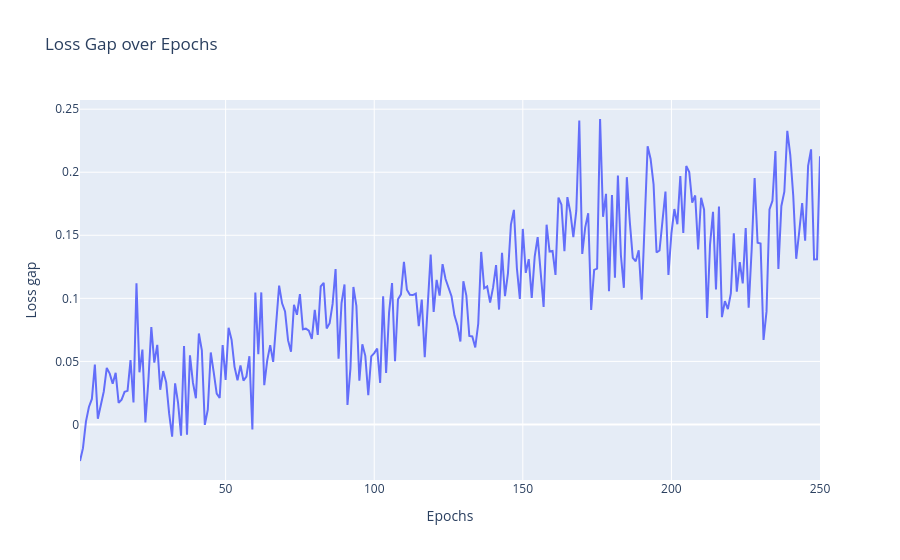

Notebook source saved alongside this figure:
### Code cell
loss_gap = val_loss - train_loss

fig = go.Figure()
fig.add_trace(go.Scatter(x=epochs, y=loss_gap, mode="lines", name="Val Loss - Train Loss"))

fig.update_layout(
    title="Loss Gap over Epochs",
    xaxis_title="Epochs",
    yaxis_title="Loss gap",
    hovermode="x unified"
)

### Figure 1 — Plotly figure (JSON) as saved in the notebook; plotly's stock layout.template omitted (floating-point values rounded to 4 significant figures; data arrays with more than 128 entries replaced by an {"elided": "..."} marker saying what was removed)
{"data": [{"mode": "lines", "name": "Val Loss - Train Loss", "type": "scatter", "x": {"elided": "250 int values"}, "y": {"elided": "250 float values"}}], "layout": {"hovermode": "x unified", "title": {"text": "Loss Gap over Epochs"}, "xaxis": {"title": {"text": "Epochs"}}, "yaxis": {"title": {"text": "Loss gap"}}}}
